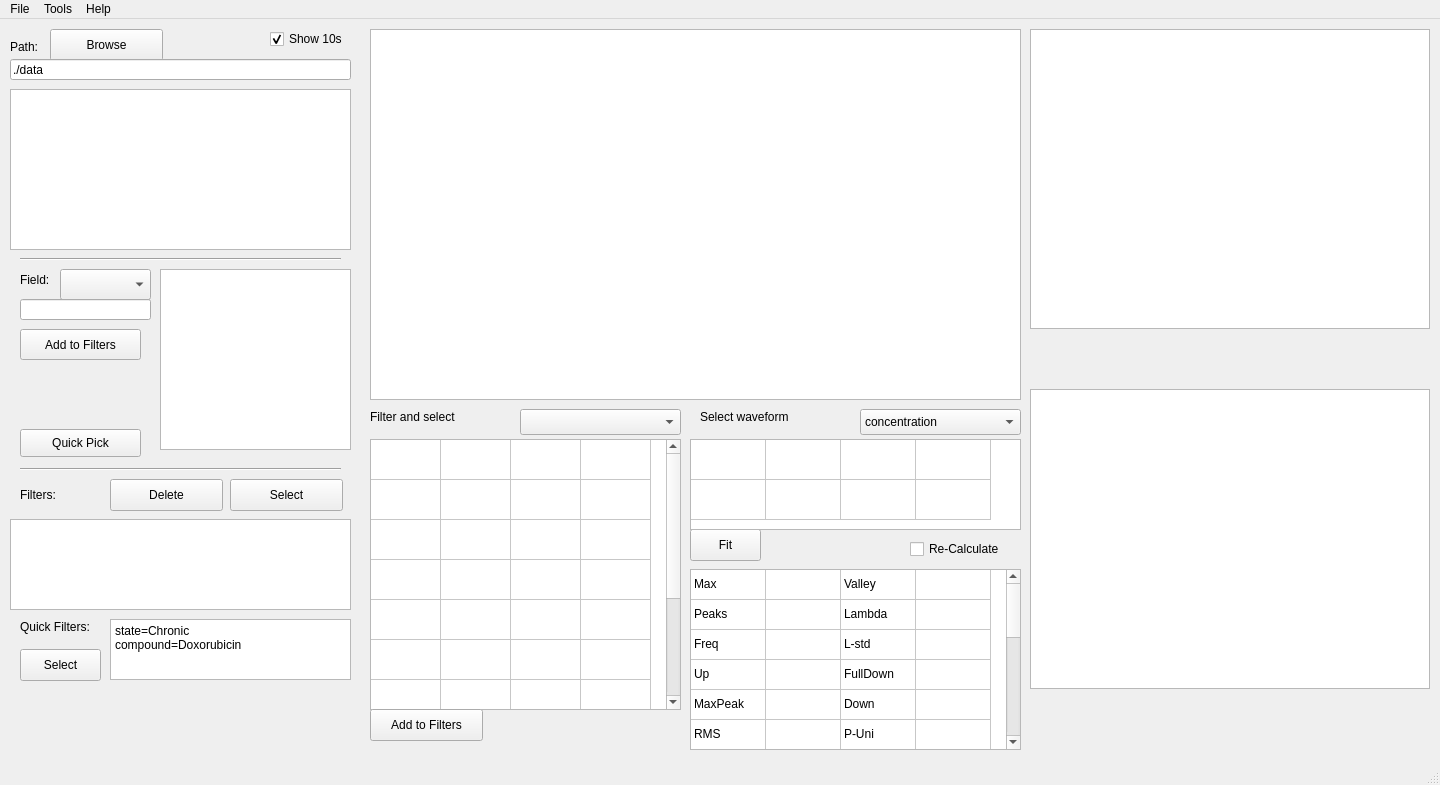
<?xml version="1.0" encoding="UTF-8"?>
<ui version="4.0">
 <class>MainWindow</class>
 <widget class="QMainWindow" name="MainWindow">
  <property name="geometry">
   <rect>
    <x>0</x>
    <y>0</y>
    <width>1440</width>
    <height>785</height>
   </rect>
  </property>
  <property name="windowTitle">
   <string>CardioWave - viewer</string>
  </property>
  <property name="iconSize">
   <size>
    <width>32</width>
    <height>32</height>
   </size>
  </property>
  <widget class="QWidget" name="centralwidget">
   <widget class="QPushButton" name="pushButton">
    <property name="geometry">
     <rect>
      <x>50</x>
      <y>10</y>
      <width>113</width>
      <height>32</height>
     </rect>
    </property>
    <property name="text">
     <string>Browse</string>
    </property>
   </widget>
   <widget class="QTreeView" name="treeView">
    <property name="geometry">
     <rect>
      <x>10</x>
      <y>70</y>
      <width>341</width>
      <height>161</height>
     </rect>
    </property>
   </widget>
   <widget class="QLineEdit" name="lineEdit">
    <property name="geometry">
     <rect>
      <x>10</x>
      <y>40</y>
      <width>341</width>
      <height>21</height>
     </rect>
    </property>
    <property name="text">
     <string>./data</string>
    </property>
   </widget>
   <widget class="QLabel" name="label_2">
    <property name="geometry">
     <rect>
      <x>10</x>
      <y>20</y>
      <width>60</width>
      <height>16</height>
     </rect>
    </property>
    <property name="text">
     <string>Path:</string>
    </property>
    <property name="buddy">
     <cstring>pushButton</cstring>
    </property>
   </widget>
   <widget class="QGraphicsView" name="graphicsView">
    <property name="geometry">
     <rect>
      <x>1030</x>
      <y>10</y>
      <width>400</width>
      <height>300</height>
     </rect>
    </property>
    <property name="verticalScrollBarPolicy">
     <enum>Qt::ScrollBarAlwaysOff</enum>
    </property>
    <property name="horizontalScrollBarPolicy">
     <enum>Qt::ScrollBarAlwaysOff</enum>
    </property>
   </widget>
   <widget class="QTableWidget" name="tableWidget">
    <property name="geometry">
     <rect>
      <x>370</x>
      <y>420</y>
      <width>311</width>
      <height>271</height>
     </rect>
    </property>
    <property name="font">
     <font>
      <pointsize>8</pointsize>
     </font>
    </property>
    <property name="autoFillBackground">
     <bool>false</bool>
    </property>
    <property name="lineWidth">
     <number>1</number>
    </property>
    <property name="sizeAdjustPolicy">
     <enum>QAbstractScrollArea::AdjustIgnored</enum>
    </property>
    <property name="editTriggers">
     <set>QAbstractItemView::NoEditTriggers</set>
    </property>
    <property name="showDropIndicator" stdset="0">
     <bool>true</bool>
    </property>
    <property name="selectionMode">
     <enum>QAbstractItemView::SingleSelection</enum>
    </property>
    <property name="textElideMode">
     <enum>Qt::ElideNone</enum>
    </property>
    <property name="showGrid">
     <bool>true</bool>
    </property>
    <property name="wordWrap">
     <bool>true</bool>
    </property>
    <property name="rowCount">
     <number>10</number>
    </property>
    <property name="columnCount">
     <number>4</number>
    </property>
    <attribute name="horizontalHeaderVisible">
     <bool>false</bool>
    </attribute>
    <attribute name="horizontalHeaderDefaultSectionSize">
     <number>70</number>
    </attribute>
    <attribute name="horizontalHeaderHighlightSections">
     <bool>true</bool>
    </attribute>
    <attribute name="horizontalHeaderMinimumSectionSize">
     <number>20</number>
    </attribute>
    <attribute name="verticalHeaderVisible">
     <bool>false</bool>
    </attribute>
    <attribute name="verticalHeaderDefaultSectionSize">
     <number>40</number>
    </attribute>
    <row/>
    <row/>
    <row/>
    <row/>
    <row/>
    <row/>
    <row/>
    <row/>
    <row/>
    <row/>
    <column/>
    <column/>
    <column/>
    <column/>
   </widget>
   <widget class="QWidget" name="widget" native="true">
    <property name="geometry">
     <rect>
      <x>1030</x>
      <y>320</y>
      <width>401</width>
      <height>41</height>
     </rect>
    </property>
   </widget>
   <widget class="QPushButton" name="bt_fix">
    <property name="geometry">
     <rect>
      <x>690</x>
      <y>510</y>
      <width>71</width>
      <height>32</height>
     </rect>
    </property>
    <property name="text">
     <string>Fit</string>
    </property>
   </widget>
   <widget class="QCheckBox" name="checkBox">
    <property name="geometry">
     <rect>
      <x>910</x>
      <y>520</y>
      <width>111</width>
      <height>20</height>
     </rect>
    </property>
    <property name="text">
     <string>Re-Calculate</string>
    </property>
    <property name="tristate">
     <bool>false</bool>
    </property>
   </widget>
   <widget class="QGraphicsView" name="gview">
    <property name="geometry">
     <rect>
      <x>1030</x>
      <y>370</y>
      <width>400</width>
      <height>300</height>
     </rect>
    </property>
    <property name="verticalScrollBarPolicy">
     <enum>Qt::ScrollBarAlwaysOff</enum>
    </property>
    <property name="horizontalScrollBarPolicy">
     <enum>Qt::ScrollBarAlwaysOff</enum>
    </property>
   </widget>
   <widget class="QTableWidget" name="table2">
    <property name="geometry">
     <rect>
      <x>690</x>
      <y>550</y>
      <width>331</width>
      <height>181</height>
     </rect>
    </property>
    <property name="rowCount">
     <number>14</number>
    </property>
    <property name="columnCount">
     <number>4</number>
    </property>
    <attribute name="horizontalHeaderVisible">
     <bool>false</bool>
    </attribute>
    <attribute name="horizontalHeaderDefaultSectionSize">
     <number>75</number>
    </attribute>
    <attribute name="horizontalHeaderHighlightSections">
     <bool>true</bool>
    </attribute>
    <attribute name="horizontalHeaderMinimumSectionSize">
     <number>40</number>
    </attribute>
    <attribute name="verticalHeaderVisible">
     <bool>false</bool>
    </attribute>
    <attribute name="verticalHeaderDefaultSectionSize">
     <number>30</number>
    </attribute>
    <attribute name="verticalHeaderHighlightSections">
     <bool>true</bool>
    </attribute>
    <row/>
    <row/>
    <row/>
    <row/>
    <row/>
    <row/>
    <row/>
    <row/>
    <row/>
    <row/>
    <row/>
    <row/>
    <row/>
    <row/>
    <column/>
    <column/>
    <column/>
    <column/>
    <item row="0" column="0">
     <property name="text">
      <string>Max</string>
     </property>
    </item>
    <item row="0" column="2">
     <property name="text">
      <string>Valley</string>
     </property>
    </item>
    <item row="1" column="0">
     <property name="text">
      <string>Peaks</string>
     </property>
    </item>
    <item row="1" column="1">
     <property name="text">
      <string/>
     </property>
    </item>
    <item row="1" column="2">
     <property name="text">
      <string>Lambda</string>
     </property>
    </item>
    <item row="2" column="0">
     <property name="text">
      <string>Freq</string>
     </property>
    </item>
    <item row="2" column="1">
     <property name="text">
      <string/>
     </property>
    </item>
    <item row="2" column="2">
     <property name="text">
      <string>L-std</string>
     </property>
    </item>
    <item row="3" column="0">
     <property name="text">
      <string>Up</string>
     </property>
    </item>
    <item row="3" column="1">
     <property name="text">
      <string/>
     </property>
    </item>
    <item row="3" column="2">
     <property name="text">
      <string>FullDown</string>
     </property>
    </item>
    <item row="4" column="0">
     <property name="text">
      <string>MaxPeak</string>
     </property>
    </item>
    <item row="4" column="2">
     <property name="text">
      <string>Down</string>
     </property>
    </item>
    <item row="5" column="0">
     <property name="text">
      <string>RMS</string>
     </property>
    </item>
    <item row="5" column="2">
     <property name="text">
      <string>P-Uni</string>
     </property>
    </item>
    <item row="6" column="0">
     <property name="text">
      <string>Amplitude</string>
     </property>
    </item>
    <item row="6" column="2">
     <property name="text">
      <string>A-std</string>
     </property>
    </item>
    <item row="7" column="0">
     <property name="text">
      <string>Tail</string>
     </property>
    </item>
    <item row="8" column="0">
     <property name="text">
      <string>shoulder</string>
     </property>
    </item>
    <item row="8" column="1">
     <property name="text">
      <string/>
     </property>
    </item>
    <item row="8" column="2">
     <property name="text">
      <string>sh.t.ratio</string>
     </property>
    </item>
    <item row="9" column="0">
     <property name="text">
      <string>PW10</string>
     </property>
    </item>
    <item row="9" column="1">
     <property name="text">
      <string/>
     </property>
    </item>
    <item row="9" column="2">
     <property name="text">
      <string>stdPW10</string>
     </property>
    </item>
    <item row="10" column="0">
     <property name="text">
      <string>PW25</string>
     </property>
    </item>
    <item row="10" column="2">
     <property name="text">
      <string>stdPW25</string>
     </property>
    </item>
    <item row="11" column="0">
     <property name="text">
      <string>PW50</string>
     </property>
    </item>
    <item row="11" column="1">
     <property name="text">
      <string/>
     </property>
    </item>
    <item row="11" column="2">
     <property name="text">
      <string>stdPW50</string>
     </property>
    </item>
    <item row="12" column="0">
     <property name="text">
      <string>PW80</string>
     </property>
    </item>
    <item row="12" column="1">
     <property name="text">
      <string/>
     </property>
    </item>
    <item row="12" column="2">
     <property name="text">
      <string>stdPW80</string>
     </property>
    </item>
    <item row="13" column="0">
     <property name="text">
      <string>PW90</string>
     </property>
    </item>
    <item row="13" column="1">
     <property name="text">
      <string/>
     </property>
    </item>
    <item row="13" column="2">
     <property name="text">
      <string>stdPW90</string>
     </property>
    </item>
   </widget>
   <widget class="QWidget" name="widget_2" native="true">
    <property name="geometry">
     <rect>
      <x>1030</x>
      <y>680</y>
      <width>401</width>
      <height>41</height>
     </rect>
    </property>
   </widget>
   <widget class="QGraphicsView" name="graphicsView_2">
    <property name="geometry">
     <rect>
      <x>370</x>
      <y>10</y>
      <width>651</width>
      <height>371</height>
     </rect>
    </property>
    <property name="verticalScrollBarPolicy">
     <enum>Qt::ScrollBarAlwaysOff</enum>
    </property>
    <property name="horizontalScrollBarPolicy">
     <enum>Qt::ScrollBarAlwaysOff</enum>
    </property>
   </widget>
   <widget class="QComboBox" name="comboBox">
    <property name="geometry">
     <rect>
      <x>60</x>
      <y>250</y>
      <width>91</width>
      <height>31</height>
     </rect>
    </property>
   </widget>
   <widget class="Line" name="line">
    <property name="geometry">
     <rect>
      <x>20</x>
      <y>230</y>
      <width>321</width>
      <height>20</height>
     </rect>
    </property>
    <property name="orientation">
     <enum>Qt::Horizontal</enum>
    </property>
   </widget>
   <widget class="QLabel" name="label">
    <property name="geometry">
     <rect>
      <x>20</x>
      <y>250</y>
      <width>41</width>
      <height>21</height>
     </rect>
    </property>
    <property name="text">
     <string>Field:</string>
    </property>
   </widget>
   <widget class="QPushButton" name="bt_add_filter">
    <property name="geometry">
     <rect>
      <x>20</x>
      <y>310</y>
      <width>121</width>
      <height>31</height>
     </rect>
    </property>
    <property name="text">
     <string>Add to Filters</string>
    </property>
   </widget>
   <widget class="QPushButton" name="bt_delete_filter">
    <property name="geometry">
     <rect>
      <x>110</x>
      <y>460</y>
      <width>113</width>
      <height>32</height>
     </rect>
    </property>
    <property name="text">
     <string>Delete</string>
    </property>
   </widget>
   <widget class="QComboBox" name="comboBox_2">
    <property name="geometry">
     <rect>
      <x>520</x>
      <y>390</y>
      <width>161</width>
      <height>26</height>
     </rect>
    </property>
   </widget>
   <widget class="QLabel" name="label_3">
    <property name="geometry">
     <rect>
      <x>370</x>
      <y>390</y>
      <width>111</width>
      <height>16</height>
     </rect>
    </property>
    <property name="text">
     <string>Filter and select</string>
    </property>
    <property name="buddy">
     <cstring>comboBox_2</cstring>
    </property>
   </widget>
   <widget class="QListWidget" name="listWidget">
    <property name="geometry">
     <rect>
      <x>160</x>
      <y>250</y>
      <width>191</width>
      <height>181</height>
     </rect>
    </property>
   </widget>
   <widget class="QListWidget" name="listWidget_2">
    <property name="geometry">
     <rect>
      <x>10</x>
      <y>500</y>
      <width>341</width>
      <height>91</height>
     </rect>
    </property>
   </widget>
   <widget class="QLineEdit" name="lineEdit_2">
    <property name="geometry">
     <rect>
      <x>20</x>
      <y>280</y>
      <width>131</width>
      <height>21</height>
     </rect>
    </property>
   </widget>
   <widget class="QPushButton" name="bt_select">
    <property name="geometry">
     <rect>
      <x>230</x>
      <y>460</y>
      <width>113</width>
      <height>32</height>
     </rect>
    </property>
    <property name="text">
     <string>Select</string>
    </property>
   </widget>
   <widget class="QPlainTextEdit" name="plainTextEdit">
    <property name="geometry">
     <rect>
      <x>110</x>
      <y>600</y>
      <width>241</width>
      <height>61</height>
     </rect>
    </property>
    <property name="plainText">
     <string>state=Chronic
compound=Doxorubicin</string>
    </property>
   </widget>
   <widget class="QLabel" name="label_4">
    <property name="geometry">
     <rect>
      <x>20</x>
      <y>600</y>
      <width>81</width>
      <height>16</height>
     </rect>
    </property>
    <property name="text">
     <string>Quick Filters:</string>
    </property>
   </widget>
   <widget class="QPushButton" name="bt_select_2">
    <property name="geometry">
     <rect>
      <x>20</x>
      <y>630</y>
      <width>81</width>
      <height>32</height>
     </rect>
    </property>
    <property name="text">
     <string>Select</string>
    </property>
   </widget>
   <widget class="QTableWidget" name="tableWidget_2">
    <property name="geometry">
     <rect>
      <x>690</x>
      <y>420</y>
      <width>331</width>
      <height>91</height>
     </rect>
    </property>
    <property name="rowCount">
     <number>2</number>
    </property>
    <property name="columnCount">
     <number>4</number>
    </property>
    <attribute name="horizontalHeaderVisible">
     <bool>false</bool>
    </attribute>
    <attribute name="horizontalHeaderDefaultSectionSize">
     <number>75</number>
    </attribute>
    <attribute name="horizontalHeaderMinimumSectionSize">
     <number>18</number>
    </attribute>
    <attribute name="verticalHeaderVisible">
     <bool>false</bool>
    </attribute>
    <attribute name="verticalHeaderDefaultSectionSize">
     <number>40</number>
    </attribute>
    <row/>
    <row/>
    <column/>
    <column/>
    <column/>
    <column/>
   </widget>
   <widget class="QComboBox" name="comboBox_3">
    <property name="geometry">
     <rect>
      <x>860</x>
      <y>390</y>
      <width>161</width>
      <height>26</height>
     </rect>
    </property>
    <item>
     <property name="text">
      <string>concentration</string>
     </property>
    </item>
    <item>
     <property name="text">
      <string>well</string>
     </property>
    </item>
    <item>
     <property name="text">
      <string>plate</string>
     </property>
    </item>
    <item>
     <property name="text">
      <string>state</string>
     </property>
    </item>
   </widget>
   <widget class="QLabel" name="label_5">
    <property name="geometry">
     <rect>
      <x>700</x>
      <y>390</y>
      <width>111</width>
      <height>16</height>
     </rect>
    </property>
    <property name="text">
     <string>Select waveform</string>
    </property>
    <property name="buddy">
     <cstring>comboBox_3</cstring>
    </property>
   </widget>
   <widget class="QPushButton" name="bt_add_filter_2">
    <property name="geometry">
     <rect>
      <x>370</x>
      <y>690</y>
      <width>113</width>
      <height>32</height>
     </rect>
    </property>
    <property name="text">
     <string>Add to Filters</string>
    </property>
   </widget>
   <widget class="QCheckBox" name="checkBox_2">
    <property name="geometry">
     <rect>
      <x>270</x>
      <y>10</y>
      <width>87</width>
      <height>20</height>
     </rect>
    </property>
    <property name="text">
     <string>Show 10s</string>
    </property>
    <property name="checked">
     <bool>true</bool>
    </property>
   </widget>
   <widget class="QPushButton" name="bt_quick_search">
    <property name="geometry">
     <rect>
      <x>20</x>
      <y>410</y>
      <width>121</width>
      <height>28</height>
     </rect>
    </property>
    <property name="text">
     <string>Quick Pick</string>
    </property>
   </widget>
   <widget class="QLabel" name="label_6">
    <property name="geometry">
     <rect>
      <x>20</x>
      <y>460</y>
      <width>60</width>
      <height>31</height>
     </rect>
    </property>
    <property name="text">
     <string>Filters:</string>
    </property>
   </widget>
   <widget class="Line" name="line_2">
    <property name="geometry">
     <rect>
      <x>20</x>
      <y>440</y>
      <width>321</width>
      <height>20</height>
     </rect>
    </property>
    <property name="orientation">
     <enum>Qt::Horizontal</enum>
    </property>
   </widget>
  </widget>
  <widget class="QStatusBar" name="statusbar"/>
  <widget class="QMenuBar" name="menubar">
   <property name="geometry">
    <rect>
     <x>0</x>
     <y>0</y>
     <width>1440</width>
     <height>26</height>
    </rect>
   </property>
   <property name="defaultUp">
    <bool>false</bool>
   </property>
   <widget class="QMenu" name="menuFile">
    <property name="title">
     <string>File</string>
    </property>
    <widget class="QMenu" name="menuExport">
     <property name="title">
      <string>Export</string>
     </property>
     <addaction name="actionThis_waveform"/>
     <addaction name="actionParameters"/>
    </widget>
    <widget class="QMenu" name="menuImport">
     <property name="title">
      <string>Import</string>
     </property>
     <addaction name="actionFrom_CSV_file"/>
    </widget>
    <addaction name="actionOpen"/>
    <addaction name="menuImport"/>
    <addaction name="menuExport"/>
   </widget>
   <widget class="QMenu" name="menuTools">
    <property name="title">
     <string>Tools</string>
    </property>
    <widget class="QMenu" name="menuLab">
     <property name="title">
      <string>Lab</string>
     </property>
     <addaction name="action_fft"/>
     <addaction name="action_welch"/>
    </widget>
    <addaction name="actionPlate_Viewer"/>
    <addaction name="menuLab"/>
   </widget>
   <widget class="QMenu" name="menuAbout">
    <property name="title">
     <string>Help</string>
    </property>
    <addaction name="actionAbout"/>
    <addaction name="actionBug_Report"/>
   </widget>
   <addaction name="menuFile"/>
   <addaction name="menuTools"/>
   <addaction name="menuAbout"/>
  </widget>
  <action name="actionThis_waveform">
   <property name="text">
    <string>This waveform</string>
   </property>
  </action>
  <action name="actionBug_Report">
   <property name="text">
    <string>Bug Report</string>
   </property>
  </action>
  <action name="actionAbout">
   <property name="text">
    <string>About CardioWave</string>
   </property>
  </action>
  <action name="action_fft">
   <property name="text">
    <string>FFT</string>
   </property>
  </action>
  <action name="action_welch">
   <property name="text">
    <string>Welch</string>
   </property>
  </action>
  <action name="actionParameters">
   <property name="text">
    <string>Parameters</string>
   </property>
  </action>
  <action name="actionPlate_Viewer">
   <property name="text">
    <string>Plate Viewer</string>
   </property>
  </action>
  <action name="actionOpen">
   <property name="text">
    <string>Open</string>
   </property>
  </action>
  <action name="actionFrom_CSV_file">
   <property name="text">
    <string>From CSV file</string>
   </property>
  </action>
 </widget>
 <tabstops>
  <tabstop>tableWidget</tabstop>
  <tabstop>graphicsView</tabstop>
  <tabstop>bt_fix</tabstop>
  <tabstop>checkBox</tabstop>
  <tabstop>gview</tabstop>
  <tabstop>table2</tabstop>
  <tabstop>lineEdit</tabstop>
  <tabstop>pushButton</tabstop>
  <tabstop>graphicsView_2</tabstop>
  <tabstop>treeView</tabstop>
  <tabstop>comboBox</tabstop>
  <tabstop>bt_add_filter</tabstop>
  <tabstop>bt_delete_filter</tabstop>
  <tabstop>comboBox_2</tabstop>
  <tabstop>listWidget</tabstop>
  <tabstop>listWidget_2</tabstop>
  <tabstop>lineEdit_2</tabstop>
  <tabstop>bt_select</tabstop>
  <tabstop>plainTextEdit</tabstop>
  <tabstop>bt_select_2</tabstop>
  <tabstop>tableWidget_2</tabstop>
  <tabstop>comboBox_3</tabstop>
 </tabstops>
 <resources/>
 <connections/>
</ui>
